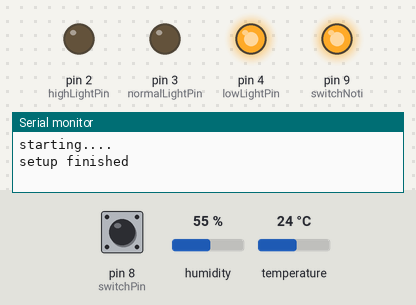
The sketch below on a simulated Arduino Uno, built with avr-gcc and run on an emulated ATmega328P. Shown: output pins drawn as LEDs (lit = HIGH), the last lines printed to the serial monitor. Wiring (inferred from the names in the program): DHT11 sensor: data pin 6. Inputs (shaded band) come from the test bench; at power-on: pin 8 (switchPin) LOW, temperature 24 °C, humidity 55 %. Pins used as bus, display or sensor lines are not drawn.

Above: at 1.2 s.
1.3 s: pin 8 (switchPin) pulled HIGH for 3.2 s
At 5.7 s:
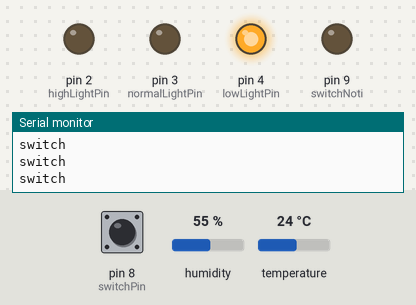
6.0 s: temperature set to 27 °C
At 7.3 s:
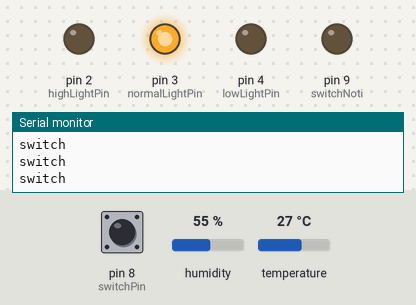
8.5 s: pin 8 (switchPin) pulled HIGH for 0.15 s
At 10.5 s:
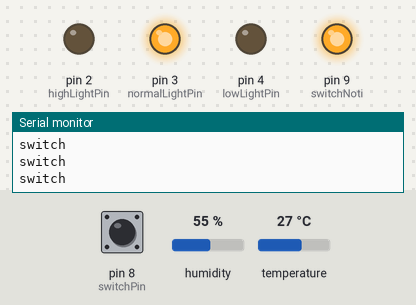
10.9 s: temperature set to 29 °C
13.0 s: temperature set to 32 °C
At 15.1 s:
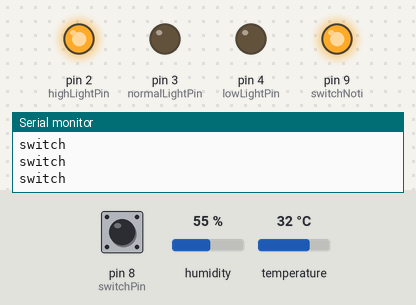
15.4 s: pin 8 (switchPin) pulled HIGH for 1 s
At 17.3 s:
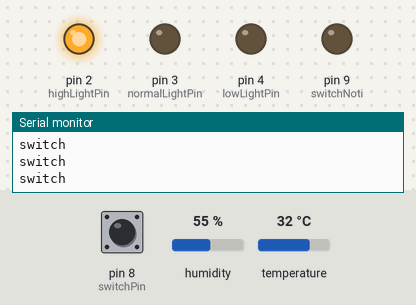
Timing chart, 0 to 18.8 s (numbered marks = the images above; inputs shaded):
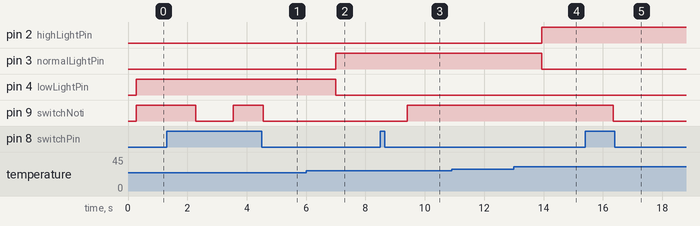

The sketch:

wifi_temp.ino
```cpp
#include <DHT.h>
#define highLightPin 2
#define normalLightPin 3
#define lowLightPin 4
#define switchPin 8
#define switchNoti 9
#define tempSensorPower 7
#define tempSensorPin 6
#define DHTTYPE DHT11
#define serverEndpoint "" //Server endpoint
DHT dht(tempSensorPin, DHTTYPE);

float analogVal;
float temp;
float referenceVoltage;
void setup() {
  Serial.begin(57600);
  sprintln("starting....");

  referenceVoltage = 2.00; //Set to 5, 3.3, 2.56 or 1.1 depending on analogReference Setting

  pinMode(switchPin, INPUT);
  pinMode(switchNoti, OUTPUT);
  pinMode(tempSensorPin, INPUT);
  pinMode(tempSensorPower, OUTPUT);
  pinMode(highLightPin, OUTPUT);
  pinMode(normalLightPin, OUTPUT);
  pinMode(lowLightPin, OUTPUT);
  digitalWrite(tempSensorPower, HIGH);
  dht.begin();
  sprintln("setup finished");
}

boolean sendOn = true;
long count = 0L;
long sendInterval = 60000L;
int delayMs = 100;

void loop() {

  float h = dht.readHumidity();
  float t = dht.readTemperature();
  float hi = dht.computeHeatIndex(t, h, false);

  if (sendOn && count == sendInterval && Serial) {
    postToServer(
      "/temperature",
      serverEndpoint,
      "{\"humidity\": " + String(h) + ", \"temperature\":" + String(t) + ", \"heat_index\":" + String(hi) + "}",
      "application/json; charset=utf-8"
    );
  }
  if (count == sendInterval) {
    count = 0L;
  }


  if (digitalRead(switchPin) == HIGH) {
    sendOn = !sendOn;
    sprintln("switch");
    delay(900);
    count = 0L;
  }

  if (sendOn) {
    digitalWrite(switchNoti, HIGH);
  } else {
    digitalWrite(switchNoti, LOW);
  }

  if (hi > 32 ) {
    digitalWrite(highLightPin, HIGH);
    digitalWrite(normalLightPin, LOW);
    digitalWrite(lowLightPin, LOW);
  } else if (hi > 25) {
    digitalWrite(highLightPin, LOW);
    digitalWrite(normalLightPin, HIGH);
    digitalWrite(lowLightPin, LOW);
  } else {
    digitalWrite(highLightPin, LOW);
    digitalWrite(normalLightPin, LOW);
    digitalWrite(lowLightPin, HIGH);
  }


  count += delayMs;

  delay(delayMs);

  //  if (Serial.available()) {
  //
  //    sprintln("send to Server");
  //
  //    sprintln("send to Server end");
  //    while (Serial.available()) {
  //      char c = Serial.read();
  //    }
  //    has_request = true;
  //  }
  //  if (false && has_request) {
  //    Serial.println("HTTP/1.1 200 OK");
  //    Serial.println("Content-Type: text/html");
  //    Serial.println("Connection: close");  // the connection will be closed after completion of the response
  //    Serial.println("Refresh: 5");  // refresh the page automatically every 5 sec
  //
  //    String sr = "<!DOCTYPE HTML>\n";
  //    sr += "<html>\n";
  //
  //    analogVal = 0;
  //    temp = getHeatIndexInC();
  //
  //
  //    sr += "<center>";
  //
  //    sr += "<h1 style=color:blue>";
  //    sr += temp;
  //
  //    sr += "</h1>";
  //
  //    sr += "</center>";
  //
  //    sr += "</html>";
  //    Serial.print("Content-Length: ");
  //    Serial.print(sr.length());
  //    Serial.print("\r\n\r\n");
  //    Serial.print(sr);
  //    has_request = false;
  //  }

}


/////////////Helper function


void postToServer(String path, String host, String data, String contentType) {

  sprintln("POST " + path + " HTTP/1.1");
  sprintln("Host: " + host);
  sprintln("Connection: close");
  sprintln("Content-Type: " + contentType);
  sprint("Content-Length: ");
  sprintln(String(data.length()));
  sprintln();
  sprintln(data);
  sprintln();


}

void sprint() {
  Serial.print("");
}
void sprint(String val) {
  Serial.print(val);
}

void sprintln() {
  Serial.println("");
}

void sprintln(String val) {
  Serial.println(val);
}

float getHeatIndexInC() {
  float h = dht.readHumidity();
  float t = dht.readTemperature();
  return dht.computeHeatIndex(t, h, false);
}
```

Measured:
- the behaviour switches between 25 and 26 °C on temperature (found by bisection; images 1 and 2)
- the behaviour switches between 30 and 31 °C on temperature (found by bisection; images 3 and 4)
- after the input at 1.3 s, pin 9 (switchNoti): HIGH → LOW after 0.98 s, → HIGH 1.3 s later, → LOW 1.0 s later
- after the input at 6.0 s, pin 3 (normalLightPin): LOW → HIGH after 1.0 s; pin 4 (lowLightPin): HIGH → LOW after 1.0 s
- after the input at 8.5 s, pin 9 (switchNoti): LOW → HIGH after 0.91 s
- after the input at 10.9 s, every drawn part: stays the same
- after the input at 13.0 s, pin 2 (highLightPin): LOW → HIGH after 0.94 s; pin 3 (normalLightPin): HIGH → LOW after 0.94 s
- after the input at 15.4 s, pin 9 (switchNoti): HIGH → LOW after 0.95 s
